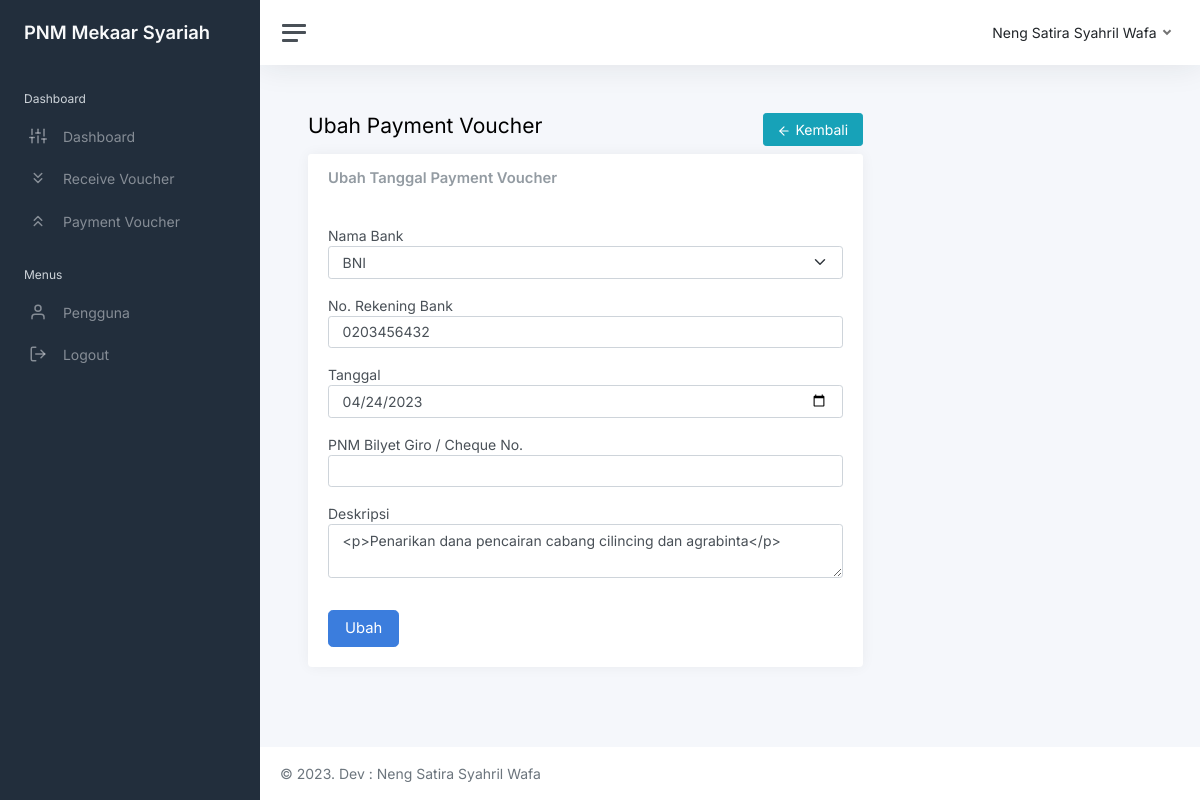
The page /view_pv/pv_edit.php?id=1 (signed in) on the database its author committed.
### tables this page shows
CREATE TABLE `users` (
  `id_user` int(11) NOT NULL,
  `nama` varchar(255) NOT NULL,
  `username` varchar(255) NOT NULL,
  `email` varchar(255) NOT NULL,
  `password` varchar(255) NOT NULL,
  `image` varchar(255) NOT NULL,
  `role_id` int(10) NOT NULL,
  `date_created` date NOT NULL,
  `is_active` int(10) NOT NULL
);

CREATE TABLE `pv` (
  `id_pv` int(11) NOT NULL,
  `pv_date` date NOT NULL,
  `nama_bank` varchar(255) NOT NULL,
  `no_bank` varchar(50) NOT NULL,
  `deskripsi` text NOT NULL,
  `pnm_bilyet` varchar(255) NOT NULL,
  `id_user` int(10) NOT NULL
);

### functions.php (called while the page is built, shortened)
<?php
$conn = mysqli_connect("localhost", "root", "", "db_sirvpv");
function query($query)
{
    global $conn;
    $result = mysqli_query($conn, $query);
    $rows = [];
    while ($row = mysqli_fetch_assoc($result)) {
        $rows[] = $row;
    }
    return $rows;
}

### view_pv/pv_edit.php (the view, shortened to what this page needs)
<?php
include "../templates/header.php";
$id_pv = $_GET["id"];
$pv = query(
    "SELECT * FROM pv
    WHERE id_pv = $id_pv"
)[0];
?>
<main class="content">
    <div class="container-fluid p-0">
        <div class="row">
            <div class="col-8 col-lg-4">
                <h1 class="h3 mb-3">Ubah Payment Voucher</h1>
            </div>
            <div class="col-4 col-lg-4 text-end">
                <a href="pv.php" class="btn btn-info text-white"><i class="align-middle" data-feather="arrow-left"></i>
                    Kembali</a>
            </div>
        </div>
        <div class="row">
            <div class="col-12 col-lg-8">
                <div class="card">
                    <div class="card-header">
                        <h5 class="card-title mb-0">Ubah Tanggal Payment Voucher</h5>
                    </div>
                    <div class="card-body">
                        <form action="" method="POST">
                            <label>Nama Bank</label>
                            <select class="form-select mb-3" name="nama_bank">
                                <option value="<?= $pv["nama_bank"] ?>"><?= $pv["nama_bank"] ?></option>
                            </select>
                            <label>No. Rekening Bank</label>
                            <input type="text" class="form-control mb-3" value="<?= $pv["no_bank"] ?>" name="no_bank">
                            <label>Tanggal</label>
                            <input type="date" class="form-control mb-3" value="<?= $pv["pv_date"]; ?>" name="pv_date">
                            <label>PNM Bilyet Giro / Cheque No.</label>
                            <input type="text" class="form-control mb-3" <?= $pv["pnm_bilyet"] ?> name="pnm_bilyet">
                            <label>Deskripsi</label>
                            <textarea class="form-control mb-3 ckeditor" rows="2"
                                name="deskripsi"><?= $pv["deskripsi"]; ?></textarea>
                            <button type="submit" class="btn btn-lg btn-primary mt-3" name="edit_pv">
                                Ubah
                            </button>
                        </form>
                    </div>
                </div>
            </div>
        </div>
    </div>
</main>
<?php
include "../templates/footer.php";
?>

### templates/topbar.php (shortened to what this page needs)
<div class="main">
    <nav class="navbar navbar-expand navbar-light navbar-bg">
        <a class="sidebar-toggle js-sidebar-toggle">
            <i class="hamburger align-self-center"></i>
        </a>
        <div class="navbar-collapse collapse">
            <ul class="navbar-nav navbar-align">
                <li class="nav-item dropdown">
                    <a class="nav-link dropdown-toggle d-none d-sm-inline-block" href="#" data-bs-toggle="dropdown">
                        <span class="text-dark">
                            <?= $user["nama"] ?>
                        </span>
                    </a>
                </li>
            </ul>
        </div>
    </nav>

### rows shown on the page
users: nama "Neng Satira Syahril Wafa"
pv: nama_bank "BNI", no_bank "0203456432", pv_date "04/24/2023", deskripsi "<p>Penarikan dana pencairan cabang cilincing dan agrabinta</p>"
